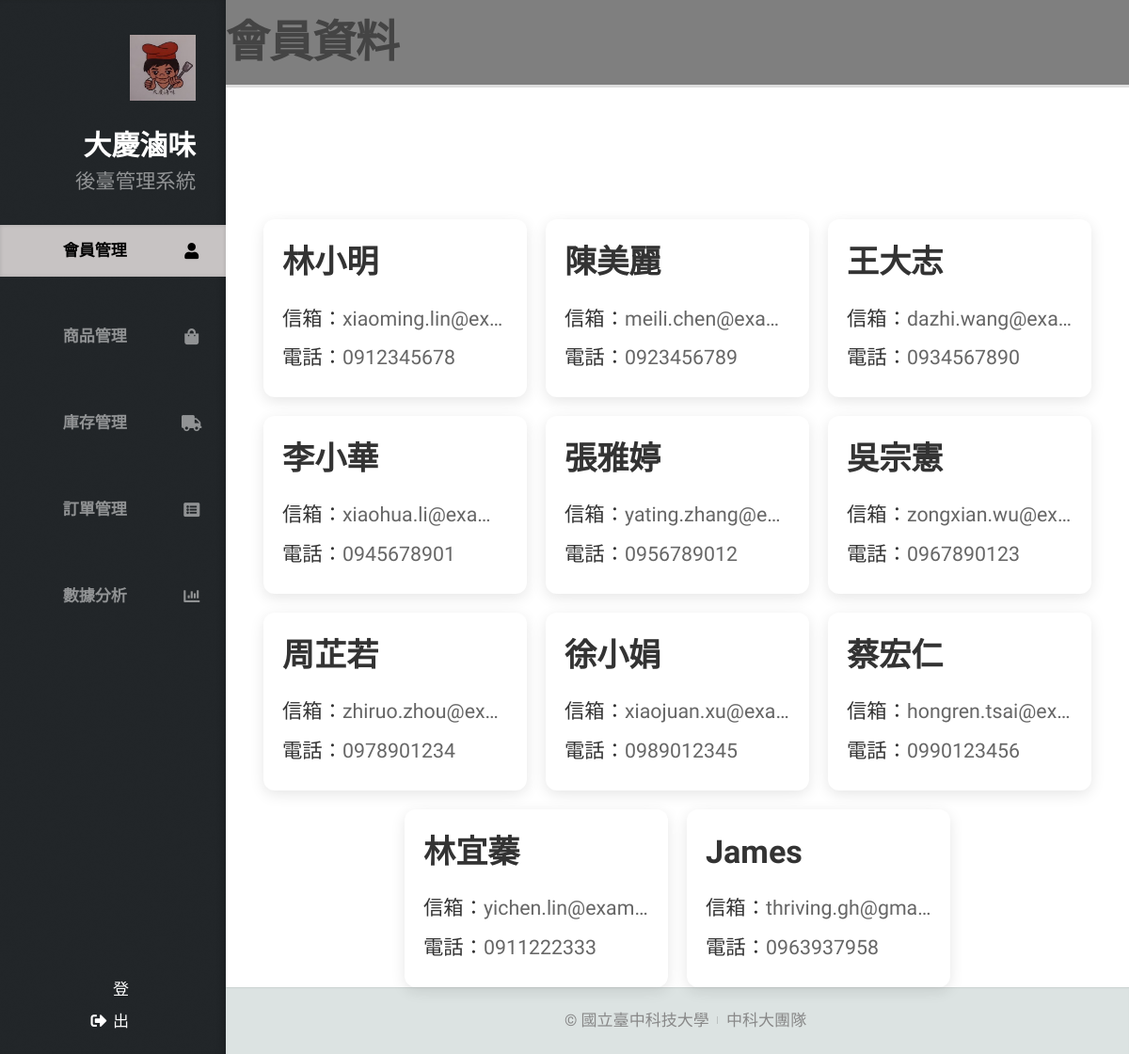
/ (signed in), run on an earlier commit of the app's database.
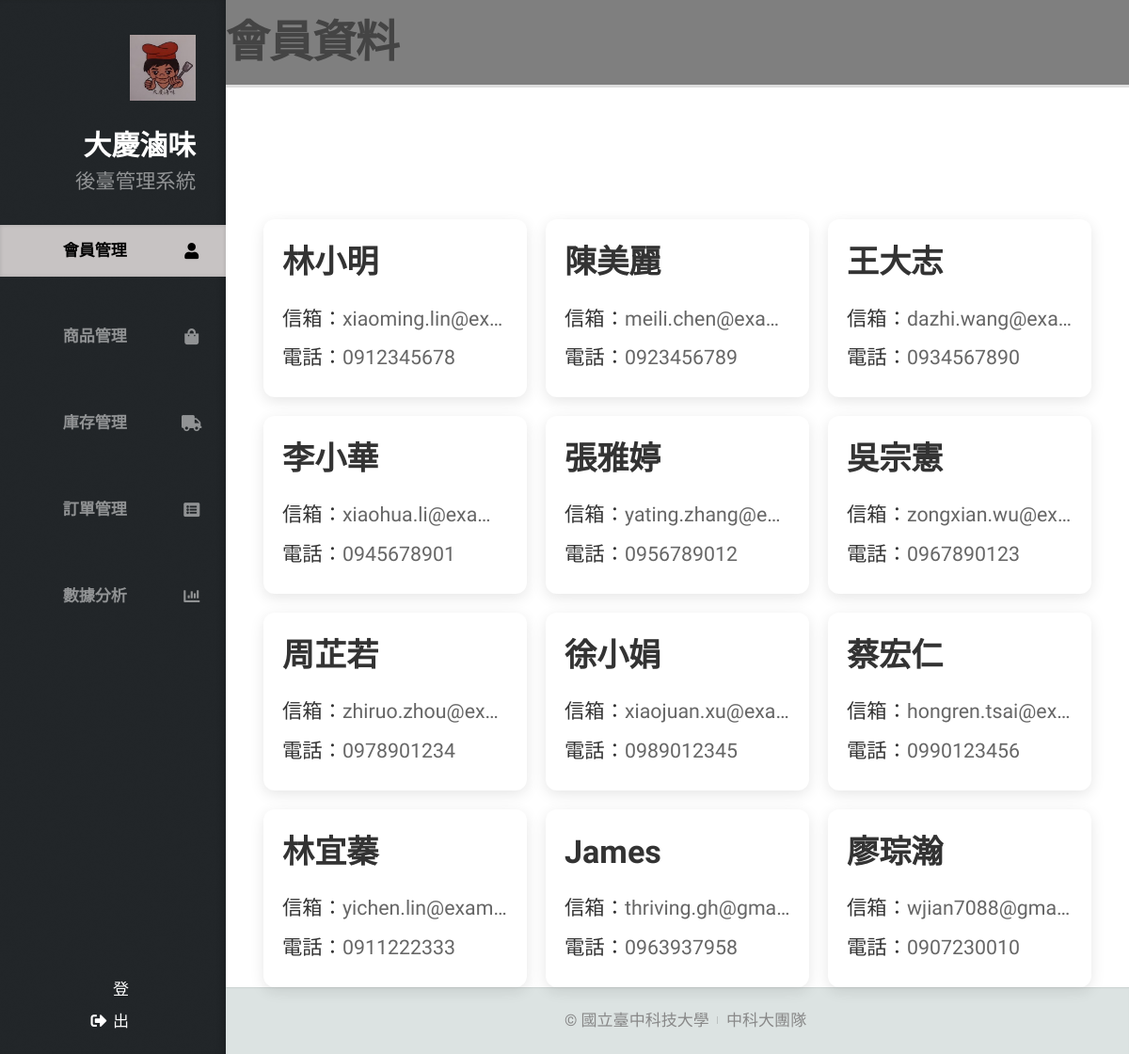
And on a later commit of the database.
### tables this page shows
CREATE TABLE `customer` (
  `Customer_ID` int(11) NOT NULL COMMENT '顧客 ID',
  `Customer_name` varchar(100) DEFAULT NULL COMMENT '顧客姓名',
  `Customer_mail` varchar(100) DEFAULT NULL COMMENT '顧客電子郵件',
  `Customer_phone` varchar(20) DEFAULT NULL COMMENT '顧客電話'
);

### index.php (the view, shortened to what this page needs)
<!DOCTYPE HTML>
<html>
<head>
  <link rel="stylesheet" href="assets/css/main.css" />
  <link rel="stylesheet" href="assets/css/members.css" />
  <link rel="stylesheet" href="https://cdn.jsdelivr.net/npm/sweetalert2@11.0.18/dist/sweetalert2.min.css">
</head>
<body class="is-preload">
  <div id="header">
      <div class="top">
        <div id="logo">
          <div class="image">
            <span class="image avatar48"><img src="images/LOGOS.jpg" alt="" /></span>
          </div>
          <div class="content">
            <h1 id="title">大慶滷味</h1>
            <p>後臺管理系統</p>
          </div>
        </div>
        <nav id="nav">
          <ul>
            <li><a href="index.php" id="top-link"><span class="icon solid fa-user" style="color: #000;">會員管理</span></a></li>
            <li><a href="commodity.php" id="portfolio-link" data-username="<?php echo $_SESSION['username']; ?>"><span class="icon solid fa-shopping-bag">商品管理</span></a></li>
            <li><a href="commrid.php" id="porrid-link" data-username="<?php echo $_SESSION['username']; ?>"><span class="icon solid fa-truck">庫存管理</span></a></li>
            <li><a href="order_history.php" id="about-link" data-username="<?php echo $_SESSION['username']; ?>"><span class="icon solid fa-list-alt">訂單管理</span></a></li>
            <li><a href="dataanalysis.php" id="contact-link" data-username="<?php echo $_SESSION['username']; ?>"><span class="icon solid fa-chart-bar">數據分析</span></a></li>
          </ul>
        </nav>
      </div>
      <div class="bottom">
        <ul class="icons">
          <li><span class="icon solid fa-sign-out-alt"><a href="logout.php">登出</a></span></li>
        </ul>
      </div>
  </div>
  <div id="main">
    <h2 class="member-title">會員資料</h2>
    <div class="member-container">
      <?php
      include("db_connection.php");
      $sql = "SELECT Customer_name, Customer_mail, Customer_phone FROM customer";
      $result = $conn->query($sql);
      if ($result->num_rows > 0):
        while ($row = $result->fetch_assoc()): ?>
          <div class="member-card">
            <h3><?php echo htmlspecialchars($row['Customer_name']); ?></h3>
            <p><strong>信箱：</strong><?php echo htmlspecialchars($row['Customer_mail']); ?></p>
            <p><strong>電話：</strong><?php echo htmlspecialchars($row['Customer_phone']); ?></p>
          </div>
      <?php endwhile;
      else: ?>
        <p>目前無會員資料。</p>
      <?php endif;
      ?>
    </div>
  </div>
  <div id="footer">
    <ul class="copyright">
      <li>&copy; 國立臺中科技大學</li><li>中科大團隊 </li>
    </ul>
  </div>
</body>
</html>

### assets/css/members.css (style rules this page uses)
#top-link { background: rgb(199, 195, 195); box-shadow: inset 0 0 0.25em 0 rgba(0, 0, 0, 0.125); }
body .member-title { margin-bottom: 20px; font-size: 2.2em; font-weight: bold; text-align: left; color: #444; padding: 10px 0; border-bottom: 3px solid #ddd; }
body .member-container { display: flex; flex-wrap: wrap; gap: 20px; padding-top: 120px; justify-content: center; }
body .member-card { background-color: white; border-radius: 12px; padding: 20px; width: 280px; box-shadow: 0 4px 15px rgba(0, 0, 0, 0.1); transition: transform 0.3s ease, box-shadow 0.3s ease; word-wrap: break-word; overflow-wrap: break-word; }
body .member-card h3 { margin: 0 0 15px; font-size: 1.6em; color: #333; font-weight: 600; }
body .member-card p { margin: 4px 0; color: #666; font-size: 1em; white-space: nowrap; overflow: hidden; text-overflow: ellipsis; cursor: pointer; }
body .member-card p strong { color: #333; }

What changed in the data, as far as the page shows it:
added customer: Customer_name "廖琮瀚", Customer_mail "wjian7088@gma…", Customer_phone "0907230010"
